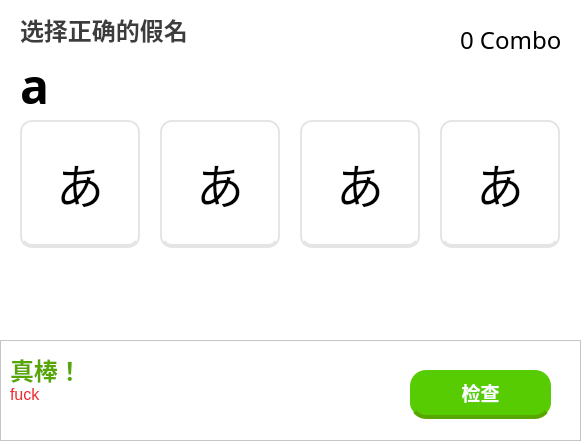
<?xml version="1.0" encoding="UTF-8"?>
<ui version="4.0">
 <class>Form</class>
 <widget class="QWidget" name="Form">
  <property name="geometry">
   <rect>
    <x>0</x>
    <y>0</y>
    <width>584</width>
    <height>445</height>
   </rect>
  </property>
  <property name="palette">
   <palette>
    <active>
     <colorrole role="Window">
      <brush brushstyle="SolidPattern">
       <color alpha="255">
        <red>255</red>
        <green>255</green>
        <blue>255</blue>
       </color>
      </brush>
     </colorrole>
    </active>
    <inactive>
     <colorrole role="Window">
      <brush brushstyle="SolidPattern">
       <color alpha="255">
        <red>255</red>
        <green>255</green>
        <blue>255</blue>
       </color>
      </brush>
     </colorrole>
    </inactive>
    <disabled>
     <colorrole role="Base">
      <brush brushstyle="SolidPattern">
       <color alpha="255">
        <red>255</red>
        <green>255</green>
        <blue>255</blue>
       </color>
      </brush>
     </colorrole>
     <colorrole role="Window">
      <brush brushstyle="SolidPattern">
       <color alpha="255">
        <red>255</red>
        <green>255</green>
        <blue>255</blue>
       </color>
      </brush>
     </colorrole>
    </disabled>
   </palette>
  </property>
  <property name="font">
   <font>
    <family>Microsoft YaHei UI</family>
   </font>
  </property>
  <property name="windowTitle">
   <string>OpenDuolingo</string>
  </property>
  <widget class="QPushButton" name="pushButton">
   <property name="geometry">
    <rect>
     <x>20</x>
     <y>120</y>
     <width>120</width>
     <height>130</height>
    </rect>
   </property>
   <property name="font">
    <font>
     <family>Yu Gothic</family>
     <pointsize>36</pointsize>
    </font>
   </property>
   <property name="cursor">
    <cursorShape>PointingHandCursor</cursorShape>
   </property>
   <property name="styleSheet">
    <string notr="true">QPushButton {
    background-color: #FFFFFF;
    border: 2px solid #E5E5E5;
    padding: 10px;
    border-radius: 12px;
	border-bottom: 4px solid #E5E5E5;
    margin-bottom: 2px;
}
QPushButton:hover{
    background-color: #F7F7F7;
    border: 2px solid #E5E5E5;
    padding: 10px;
    border-radius: 12px;
	border-bottom: 4px solid #E5E5E5;
    margin-bottom: 2px;
}
QPushButton:pressed{
    background-color: #D3F4FF;
    border: 2px solid #88D8FF;
    padding: 10px;
    border-radius: 12px;
    margin-bottom: 2px;
	color: #1899D6;
}
QPushButton:checked{
    background-color: #D3F4FF;
    border: 2px solid #88D8FF;
    padding: 10px;
    border-radius: 12px;
	border-bottom: 4px solid #88D8FF;
    margin-bottom: 2px;
	color: #1899D6;
}</string>
   </property>
   <property name="text">
    <string>あ</string>
   </property>
   <property name="checkable">
    <bool>true</bool>
   </property>
  </widget>
  <widget class="QLabel" name="label">
   <property name="geometry">
    <rect>
     <x>20</x>
     <y>10</y>
     <width>300</width>
     <height>40</height>
    </rect>
   </property>
   <property name="font">
    <font>
     <family>Microsoft YaHei UI</family>
     <pointsize>18</pointsize>
     <bold>true</bold>
    </font>
   </property>
   <property name="text">
    <string>&lt;html&gt;&lt;head/&gt;&lt;body&gt;&lt;p&gt;&lt;span style=&quot; color:#3c3c3c;&quot;&gt;&lt;b&gt;选择正确的假名&lt;/b&gt;&lt;/span&gt;&lt;/p&gt;&lt;/body&gt;&lt;/html&gt;</string>
   </property>
  </widget>
  <widget class="QLabel" name="label_2">
   <property name="geometry">
    <rect>
     <x>20</x>
     <y>60</y>
     <width>100</width>
     <height>50</height>
    </rect>
   </property>
   <property name="font">
    <font>
     <family>Yu Gothic</family>
     <pointsize>36</pointsize>
     <bold>true</bold>
    </font>
   </property>
   <property name="text">
    <string>a</string>
   </property>
  </widget>
  <widget class="QLabel" name="combo">
   <property name="geometry">
    <rect>
     <x>460</x>
     <y>20</y>
     <width>140</width>
     <height>40</height>
    </rect>
   </property>
   <property name="font">
    <font>
     <family>Yu Gothic</family>
     <pointsize>18</pointsize>
     <bold>false</bold>
    </font>
   </property>
   <property name="text">
    <string>0 Combo</string>
   </property>
  </widget>
  <widget class="QFrame" name="frame">
   <property name="geometry">
    <rect>
     <x>0</x>
     <y>340</y>
     <width>581</width>
     <height>101</height>
    </rect>
   </property>
   <property name="styleSheet">
    <string notr="true">QFrame {
	background-color: #FFFFFF;
}</string>
   </property>
   <property name="frameShape">
    <enum>QFrame::Shape::StyledPanel</enum>
   </property>
   <property name="frameShadow">
    <enum>QFrame::Shadow::Raised</enum>
   </property>
   <widget class="QLabel" name="label_3">
    <property name="enabled">
     <bool>true</bool>
    </property>
    <property name="geometry">
     <rect>
      <x>10</x>
      <y>10</y>
      <width>340</width>
      <height>40</height>
     </rect>
    </property>
    <property name="font">
     <font>
      <family>Microsoft YaHei UI</family>
      <pointsize>18</pointsize>
      <bold>true</bold>
     </font>
    </property>
    <property name="text">
     <string>&lt;html&gt;&lt;head/&gt;&lt;body&gt;&lt;p&gt;&lt;span style=&quot; color:#58a700;&quot;&gt;真棒！&lt;/span&gt;&lt;/p&gt;&lt;/body&gt;&lt;/html&gt;</string>
    </property>
   </widget>
   <widget class="QPushButton" name="continuebutton">
    <property name="geometry">
     <rect>
      <x>410</x>
      <y>30</y>
      <width>141</width>
      <height>51</height>
     </rect>
    </property>
    <property name="font">
     <font>
      <family>Microsoft YaHei UI</family>
      <pointsize>14</pointsize>
      <bold>true</bold>
     </font>
    </property>
    <property name="cursor">
     <cursorShape>PointingHandCursor</cursorShape>
    </property>
    <property name="styleSheet">
     <string notr="true">QPushButton {
    background-color: #58CC02;
    padding: 10px;
    border-radius: 16px;
	border-bottom: 4px solid #58A700;
    margin-bottom: 2px;
	color: #FFFFFF
}
QPushButton:hover{
    background-color: #61E002;
    padding: 10px;
    border-radius: 16px;
	border-bottom: 4px solid #58A700;
    margin-bottom: 2px;
	color: #FFFFFF
}
QPushButton:pressed{
    background-color: #61E002;
    padding: 10px;
    border-radius: 16px;
	color: #FFFFFF
}
QPushButton:disabled{
    background-color: #E5E5E5;
    padding: 10px;
    border-radius: 16px;
	border: none;
	color: #AFAFAF;
}
</string>
    </property>
    <property name="text">
     <string>检查</string>
    </property>
   </widget>
   <widget class="QLabel" name="label_4">
    <property name="enabled">
     <bool>true</bool>
    </property>
    <property name="geometry">
     <rect>
      <x>10</x>
      <y>45</y>
      <width>370</width>
      <height>40</height>
     </rect>
    </property>
    <property name="font">
     <font>
      <family>Microsoft YaHei UI</family>
      <pointsize>12</pointsize>
      <bold>false</bold>
     </font>
    </property>
    <property name="text">
     <string>&lt;html&gt;&lt;head/&gt;&lt;body&gt;&lt;p&gt;&lt;span style=&quot; color:#EA2B2B;&quot;&gt;fuck&lt;/span&gt;&lt;/p&gt;&lt;/body&gt;&lt;/html&gt;</string>
    </property>
    <property name="alignment">
     <set>Qt::AlignmentFlag::AlignLeading|Qt::AlignmentFlag::AlignLeft|Qt::AlignmentFlag::AlignTop</set>
    </property>
   </widget>
  </widget>
  <widget class="QPushButton" name="pushButton_2">
   <property name="geometry">
    <rect>
     <x>160</x>
     <y>120</y>
     <width>120</width>
     <height>130</height>
    </rect>
   </property>
   <property name="font">
    <font>
     <family>Yu Gothic</family>
     <pointsize>36</pointsize>
    </font>
   </property>
   <property name="cursor">
    <cursorShape>PointingHandCursor</cursorShape>
   </property>
   <property name="styleSheet">
    <string notr="true">QPushButton {
    background-color: #FFFFFF;
    border: 2px solid #E5E5E5;
    padding: 10px;
    border-radius: 12px;
	border-bottom: 4px solid #E5E5E5;
    margin-bottom: 2px;
}
QPushButton:hover{
    background-color: #F7F7F7;
    border: 2px solid #E5E5E5;
    padding: 10px;
    border-radius: 12px;
	border-bottom: 4px solid #E5E5E5;
    margin-bottom: 2px;
}
QPushButton:pressed{
    background-color: #D3F4FF;
    border: 2px solid #88D8FF;
    padding: 10px;
    border-radius: 12px;
    margin-bottom: 2px;
	color: #1899D6;
}
QPushButton:checked{
    background-color: #D3F4FF;
    border: 2px solid #88D8FF;
    padding: 10px;
    border-radius: 12px;
	border-bottom: 4px solid #88D8FF;
    margin-bottom: 2px;
	color: #1899D6;
}</string>
   </property>
   <property name="text">
    <string>あ</string>
   </property>
   <property name="checkable">
    <bool>true</bool>
   </property>
  </widget>
  <widget class="QPushButton" name="pushButton_3">
   <property name="geometry">
    <rect>
     <x>300</x>
     <y>120</y>
     <width>120</width>
     <height>130</height>
    </rect>
   </property>
   <property name="font">
    <font>
     <family>Yu Gothic</family>
     <pointsize>36</pointsize>
    </font>
   </property>
   <property name="cursor">
    <cursorShape>PointingHandCursor</cursorShape>
   </property>
   <property name="styleSheet">
    <string notr="true">QPushButton {
    background-color: #FFFFFF;
    border: 2px solid #E5E5E5;
    padding: 10px;
    border-radius: 12px;
	border-bottom: 4px solid #E5E5E5;
    margin-bottom: 2px;
}
QPushButton:hover{
    background-color: #F7F7F7;
    border: 2px solid #E5E5E5;
    padding: 10px;
    border-radius: 12px;
	border-bottom: 4px solid #E5E5E5;
    margin-bottom: 2px;
}
QPushButton:pressed{
    background-color: #D3F4FF;
    border: 2px solid #88D8FF;
    padding: 10px;
    border-radius: 12px;
    margin-bottom: 2px;
	color: #1899D6;
}
QPushButton:checked{
    background-color: #D3F4FF;
    border: 2px solid #88D8FF;
    padding: 10px;
    border-radius: 12px;
	border-bottom: 4px solid #88D8FF;
    margin-bottom: 2px;
	color: #1899D6;
}</string>
   </property>
   <property name="text">
    <string>あ</string>
   </property>
   <property name="checkable">
    <bool>true</bool>
   </property>
  </widget>
  <widget class="QPushButton" name="pushButton_4">
   <property name="geometry">
    <rect>
     <x>440</x>
     <y>120</y>
     <width>120</width>
     <height>130</height>
    </rect>
   </property>
   <property name="font">
    <font>
     <family>Yu Gothic</family>
     <pointsize>36</pointsize>
    </font>
   </property>
   <property name="cursor">
    <cursorShape>PointingHandCursor</cursorShape>
   </property>
   <property name="styleSheet">
    <string notr="true">QPushButton {
    background-color: #FFFFFF;
    border: 2px solid #E5E5E5;
    padding: 10px;
    border-radius: 12px;
	border-bottom: 4px solid #E5E5E5;
    margin-bottom: 2px;
}
QPushButton:hover{
    background-color: #F7F7F7;
    border: 2px solid #E5E5E5;
    padding: 10px;
    border-radius: 12px;
	border-bottom: 4px solid #E5E5E5;
    margin-bottom: 2px;
}
QPushButton:pressed{
    background-color: #D3F4FF;
    border: 2px solid #88D8FF;
    padding: 10px;
    border-radius: 12px;
    margin-bottom: 2px;
	color: #1899D6;
}
QPushButton:checked{
    background-color: #D3F4FF;
    border: 2px solid #88D8FF;
    padding: 10px;
    border-radius: 12px;
	border-bottom: 4px solid #88D8FF;
    margin-bottom: 2px;
	color: #1899D6;
}</string>
   </property>
   <property name="text">
    <string>あ</string>
   </property>
   <property name="checkable">
    <bool>true</bool>
   </property>
  </widget>
 </widget>
 <resources/>
 <connections/>
</ui>
